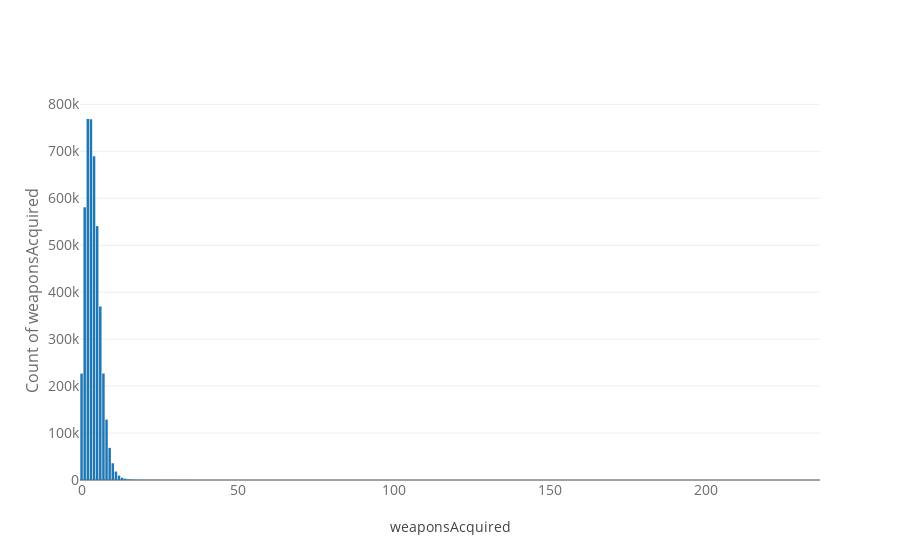

Notebook source saved alongside this figure:
### Markdown cell above
There are many kinds of guns in the game. So, as you can see in the picture below, the number of times you pick up a gun is several times.

### Code cell
temp = df_train['weaponsAcquired'].value_counts().sort_values(ascending=False)

trace = go.Bar(
    x = temp.index,
    y = (temp),
)
data = [trace]
layout = go.Layout(
    title = "",
    xaxis=dict(
        title='weaponsAcquired',
        tickfont=dict(
            size=14,
            color='rgb(107, 107, 107)'
        )
    ),
    yaxis=dict(
        title='Count of weaponsAcquired',
        titlefont=dict(
            size=16,
            color='rgb(107, 107, 107)'
        ),
        tickfont=dict(
            size=14,
            color='rgb(107, 107, 107)'
        )
)
)
fig = go.Figure(data=data, layout=layout)
py.iplot(fig, filename='schoolStateNames')

### Figure 1 — Plotly figure (JSON) as saved in the notebook; plotly's stock layout.template omitted (floating-point values rounded to 4 significant figures)
{"data": [{"x": [2, 3, 4, 1, 5, 6, 7, 0, 8, 9, 10, 11, 12, 13, 14, 15, 16, 18, 17, 20, 19, 22, 21, 24, 26, 23, 25, 28, 27, 30, 29, 32, 31, 34, 33, 36, 35, 40, 38, 37, 41, 42, 39, 47, 44, 43, 45, 52, 46, 48, 50, 49, 54, 56, 60, 63, 59, 64, 51, 55, 53, 70, 66, 58, 62, 57, 72, 67, 61, 65, 73, 68, 95, 80, 96, 69, 78, 76, 177, 74, 75, 77, 81, 83, 85, 87, 88, 71, 92, 94, 97, 102, 128, 153, 167, 89, 236], "y": [768836, 768347, 689622, 580951, 540721, 369549, 226776, 226578, 128698, 68479, 35642, 18022, 9388, 4707, 2831, 1414, 1088, 640, 622, 491, 402, 331, 322, 306, 214, 212, 192, 177, 136, 128, 125, 110, 84, 78, 77, 65, 64, 47, 45, 41, 40, 33, 29, 25, 22, 20, 18, 16, 16, 14, 13, 13, 10, 10, 10, 8, 8, 8, 7, 7, 7, 6, 5, 5, 4, 4, 4, 3, 3, 3, 3, 3, 2, 2, 2, 2, 2, 2, 1, 1, 1, 1, 1, 1, 1, 1, 1, 1, 1, 1, 1, 1, 1, 1, 1, 1, 1], "type": "bar", "uid": "ee900ade-db95-11e8-a172-afa9c0d857b7"}], "layout": {"title": "", "xaxis": {"tickfont": {"color": "rgb(107, 107, 107)", "size": 14}, "title": "weaponsAcquired"}, "yaxis": {"tickfont": {"color": "rgb(107, 107, 107)", "size": 14}, "title": "Count of weaponsAcquired", "titlefont": {"color": "rgb(107, 107, 107)", "size": 16}}}}
